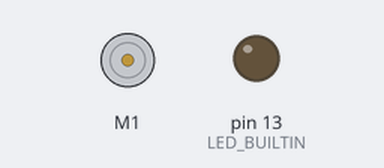
Recording of a sketch running on a simulated Arduino Uno, built with avr-gcc and run on an emulated ATmega328P. Shown: DC motor (green arrow = forward, orange = backward, longer = faster), output pins drawn as LEDs (lit = HIGH). What the sketch prints to the serial monitor is not drawn.

Above: at 0.13 s.
Timing chart, 0 to 40.0 s (numbered marks = the images above):
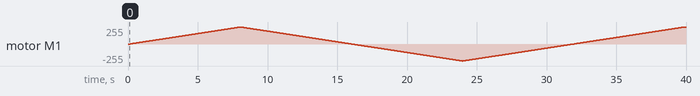

The sketch:

encoderMotor.ino
```cpp
// This code is from the arduino motor driver library and used
// to test the encoder of the motors

#include <Wire.h>
#include <Adafruit_MotorShield.h>
//#include <Adafruit_SSD1306.h>

// Connect to the two encoder outputs!
#define ENCODER_A   12
#define ENCODER_B   11

// These let us convert ticks-to-RPM
#define GEARING     20
#define ENCODERMULT 12

// Create the motor shield object with the default I2C address
Adafruit_MotorShield AFMS = Adafruit_MotorShield();
// And connect a DC motor to port M1
Adafruit_DCMotor *myMotor = AFMS.getMotor(1);
// We'll display the speed/direction on the OLED
//Adafruit_SSD1306 display = Adafruit_SSD1306(128, 32, &Wire);

volatile float RPM = 0;
volatile uint32_t lastA = 0;
volatile bool motordir = FORWARD;

void interruptA() {
  motordir = digitalRead(ENCODER_B);

  digitalWrite(LED_BUILTIN, HIGH);
  uint32_t currA = micros();
  if (lastA < currA) {
    // did not wrap around
    float rev = currA - lastA;  // us
    rev = 1.0 / rev;            // rev per us
    rev *= 1000000;             // rev per sec
    rev *= 60;                  // rev per min
    rev /= GEARING;             // account for gear ratio
    rev /= ENCODERMULT;         // account for multiple ticks per rotation
    RPM = rev;
  }
  lastA = currA;
  digitalWrite(LED_BUILTIN, LOW);
}

void setup() {
  Serial.begin(9600);           // set up Serial library at 9600 bps
  pinMode(LED_BUILTIN, OUTPUT);
  digitalWrite(LED_BUILTIN, LOW);

  pinMode(ENCODER_B, INPUT_PULLUP);
  pinMode(ENCODER_A, INPUT_PULLUP);
  attachInterrupt(ENCODER_A, interruptA, RISING);

  delay(100);

  // SSD1306_SWITCHCAPVCC = generate display voltage from 3.3V internally
  /* if(!display.begin(SSD1306_SWITCHCAPVCC, 0x3C)) { // Address 0x3C for 128x32
    Serial.println(F("SSD1306 allocation failed"));
    for(;;); // Don't proceed, loop forever
  }
  display.display();
  display.setTextSize(2);
  display.setTextColor(WHITE); */

  //while (!Serial) delay(1);

  Serial.println("MMMMotor party!");
  if (!AFMS.begin()) {         // create with the default frequency 1.6KHz
  // if (!AFMS.begin(1000)) {  // OR with a different frequency, say 1KHz
    Serial.println("Could not find Motor Shield. Check wiring.");
    while (1);
  }
  Serial.println("Motor Shield found.");  Serial.println("Begun");
  // turn on motor M1
  myMotor->setSpeed(0);
}

void printRPM() {
    //display.clearDisplay();
    //display.setCursor(0,0);

    Serial.print("Direction: ");
    if (motordir) {
      //display.println("Forward");
      Serial.println("forward @ ");
    } else {
      //display.println("Backward");
      Serial.println("backward @ ");
    }
    //display.print((int)RPM); display.println(" RPM");
    Serial.print((int)RPM); Serial.println(" RPM");
    //display.display();
}

int i;
void loop() {
  delay(50);
  myMotor->run(FORWARD);
  for (i=0; i<255; i++) {
    myMotor->setSpeed(i);
    delay(20);
    printRPM();
  }

  for (i=255; i!=0; i--) {
    myMotor->setSpeed(i);
    delay(20);
    printRPM();
  }

  myMotor->run(BACKWARD);
  for (i=0; i<255; i++) {
    myMotor->setSpeed(i);
    delay(20);
    printRPM();
  }

  for (i=255; i!=0; i--) {
    myMotor->setSpeed(i);
    delay(20);
    printRPM();
  }
}
```
